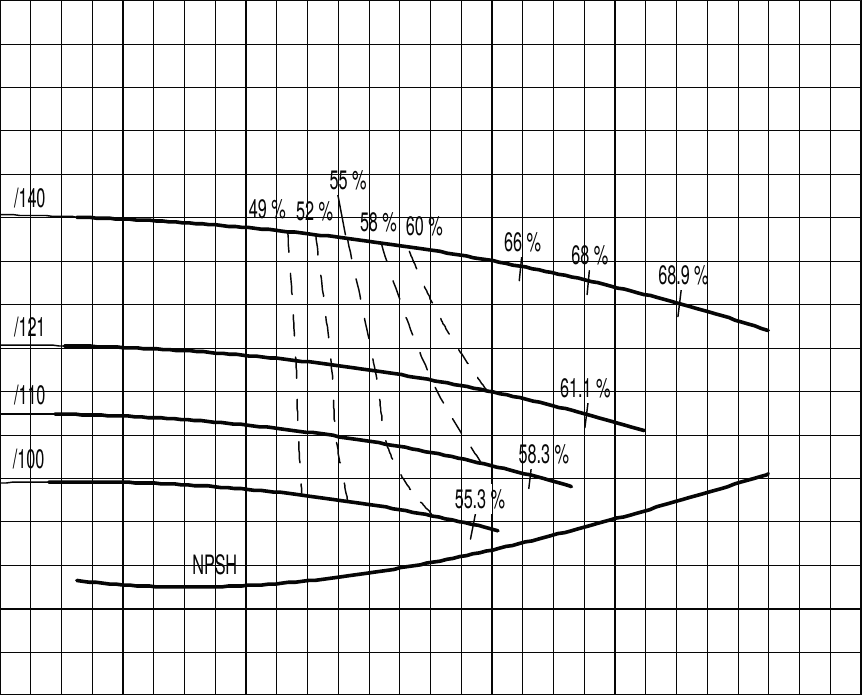
#> input picture 006_Analisis_dimensional/Bomba_centrifuga/Figures/test.png, 862 x 695 px
$ python pump.py
#> lines starting #> are read from the running program, lines starting #| are printed output that depends on the picture
import matplotlib.pyplot as plt
import numpy as np
import numpy as np
import scipy.optimize

# Grafico

xmin=0
xmax=26
ymin=0
ymax=40

img = plt.imread("test.png")
#> img is the input picture: shape (695, 862, 4) float32; mean R, G, B, A 0.913, 0.913, 0.913, 1
y2x=len(img)/(len(img[0]))
#> y2x = 0.806
fig = plt.figure(dpi=300,figsize=(6,6*y2x))
ax = fig.add_subplot(111)
ax.imshow(img,extent=[xmin,xmax,ymin,ymax],aspect='auto')
ax.set_xlim(xmin,xmax)
ax.set_ylim(ymin,ymax)


def cole_turb(e_d):
    return (-2*np.log10(e_d/3.7))**-2

def coleb(Re,e_d):
    eqf = lambda f : f**-0.5+2*np.log10(e_d/3.7+2.51/Re/f**0.5)
    ffact = scipy.optimize.newton(eqf,cole_turb(e_d))
    return ffact


g=9.81 # m/s2
mu=0.001 # Pa.s
rho=0.82*10**3 # kg/m3
D=49.75*10**-3 #m
e=1.5*10**-6
e_d=e/D
pa = 150*10**3 # Pa
gamma = rho*g
za = 0
zb = 25
L = 30 #m


def func_vel(v,ktot):
    if v>0:
        Re = rho*v*D/mu
        hl = coleb(Re,e_d)*L/D*v**2/(2*g)
        hlm=v**2/(2*g)*(ktot)
    else:
        hl=0
        hlm=0
    ee = v**2/(2*g) - (pa/gamma + (za-zb) - hl -hlm)


    return ee

Q=np.linspace(0,25,10) # m3/h
v=np.divide(Q,D**2*np.pi/4*3600)#m/s

h=[]
for i in v:
    h.append(func_vel(i,25))
ax.plot(Q,h)
h2=[]
for i in v:
    h2.append(func_vel(i,50))
ax.plot(Q,h2)
print(h)
plt.savefig('cond.png')
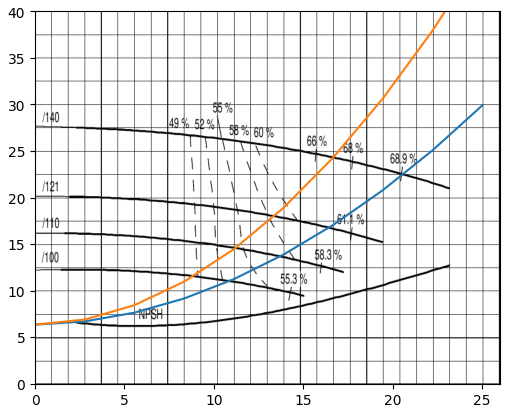
#> figure drawn by matplotlib, 1 panel
plt.savefig('cond.eps')

$ run again, with 006_Analisis_dimensional/Bomba_centrifuga/Figures/40_200_2900.png copied over 006_Analisis_dimensional/Bomba_centrifuga/Figures/test.png
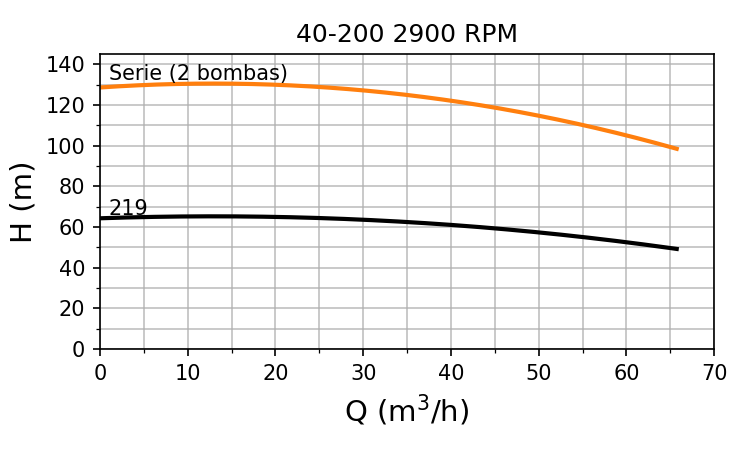
#> input picture 006_Analisis_dimensional/Bomba_centrifuga/Figures/40_200_2900.png, 750 x 450 px
#> img is the input picture: shape (450, 750, 4) float32; mean R, G, B, A 0.953, 0.949, 0.946, 1
#> y2x = 0.6
#> `plt.savefig('cond.png')`:
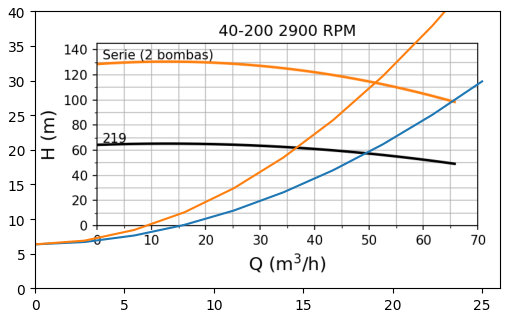
#> figure drawn by matplotlib, 1 panel

$ run again, with 006_Analisis_dimensional/Bomba_centrifuga/Figures/40_200_2900_paralelo.png copied over 006_Analisis_dimensional/Bomba_centrifuga/Figures/test.png
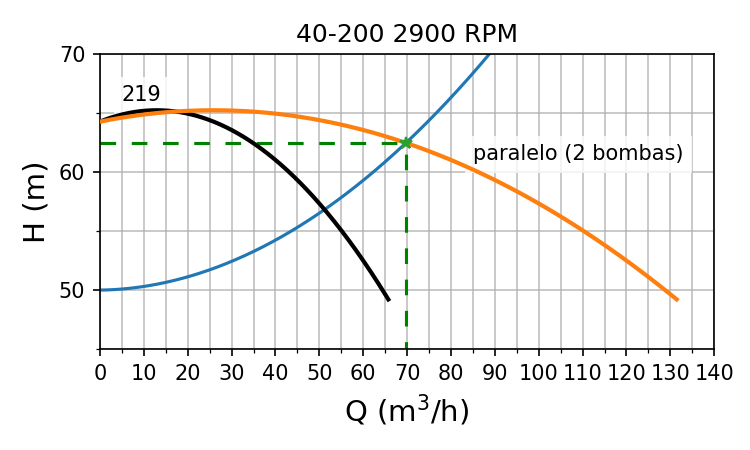
#> input picture 006_Analisis_dimensional/Bomba_centrifuga/Figures/40_200_2900_paralelo.png, 750 x 450 px
#> img is the input picture: shape (450, 750, 4) float32; mean R, G, B, A 0.951, 0.95, 0.946, 1
#> y2x = 0.6
#> `plt.savefig('cond.png')`:
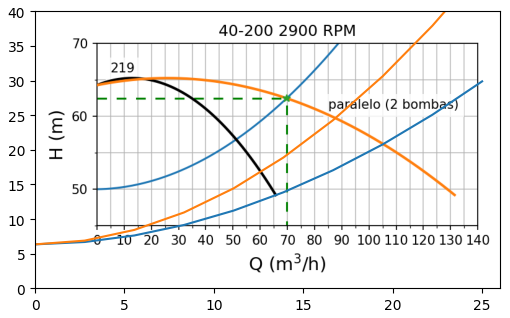
#> figure drawn by matplotlib, 1 panel

$ run again, with 006_Analisis_dimensional/Bomba_centrifuga/Figures/40_200_2900_serie.png copied over 006_Analisis_dimensional/Bomba_centrifuga/Figures/test.png
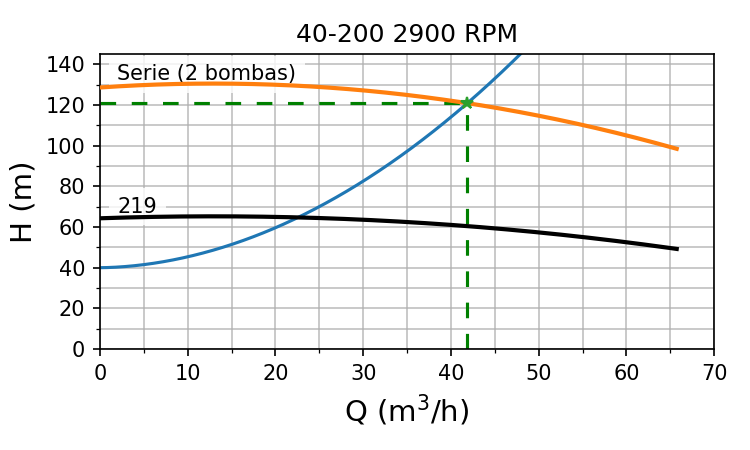
#> input picture 006_Analisis_dimensional/Bomba_centrifuga/Figures/40_200_2900_serie.png, 750 x 450 px
#> img is the input picture: shape (450, 750, 4) float32; mean R, G, B, A 0.947, 0.946, 0.942, 1
#> y2x = 0.6
#> `plt.savefig('cond.png')`:
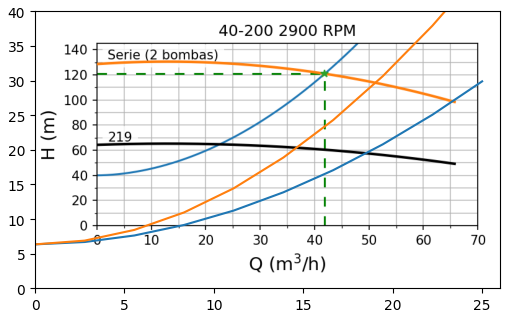
#> figure drawn by matplotlib, 1 panel
